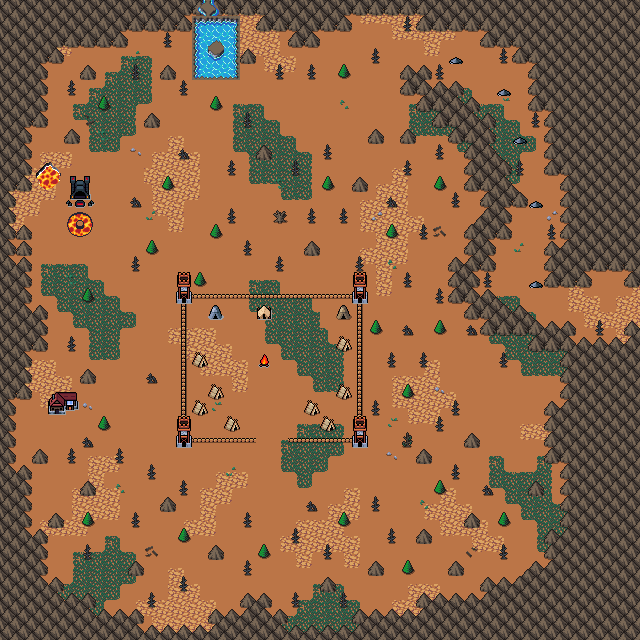

Rendered tile map (Tiled .tmx) drawn with the repository's tilesets; below, a short description and the map source with its tile grids summarised:
An orthogonal 40x40 tile map with 16x16 px tiles, 4 tile layers (Background, Ground, Mountain Walls, Clutter), 3 tilesets and 52 objects.

<map version="1.10" tiledversion="1.11.2" orientation="orthogonal" renderorder="right-down" width="40" height="40" tilewidth="16" tileheight="16" infinite="0" nextlayerid="8" nextobjectid="123">
 <editorsettings>
  <export target="wastetown..tmx" format="tmx" />
 </editorsettings>
 <properties>
  <property name="dungeonEffect" value="{&quot;startBattleWithCard&quot;: [ &quot;Evolving Wilds&quot;, &quot;Zendikar Incarnate&quot; ]}" />
 </properties>
 <tileset firstgid="1" source="../../../../common/maps/tileset/main.tsx" />
 <tileset firstgid="10113" source="../../../../common/maps/tileset/buildings.tsx" />
 <tileset firstgid="11905" source="../../../../common/maps/tileset/dungeon/dungeon_bis.tsx" />
 <layer id="1" name="Background" width="40" height="40">
  <data>[1600 cells, 1600 non-empty, 3 distinct tile ids]</data>
 </layer>
 <layer id="2" name="Ground" width="40" height="40">
  <data>[1600 cells, 752 non-empty, 43 distinct tile ids]</data>
 </layer>
 <layer id="7" name="Mountain Walls" width="40" height="40">
  <data>[1600 cells, 504 non-empty, 18 distinct tile ids]</data>
 </layer>
 <layer id="3" name="Clutter" width="40" height="40">
  <properties>
   <property name="spriteLayer" type="bool" value="true" />
  </properties>
  <data>[1600 cells, 233 non-empty, 58 distinct tile ids]</data>
 </layer>
 <objectgroup id="4" name="Objects">
  <!-- 52 objects omitted --></objectgroup>
</map>
<!-- 52 of 52 objects omitted -->
